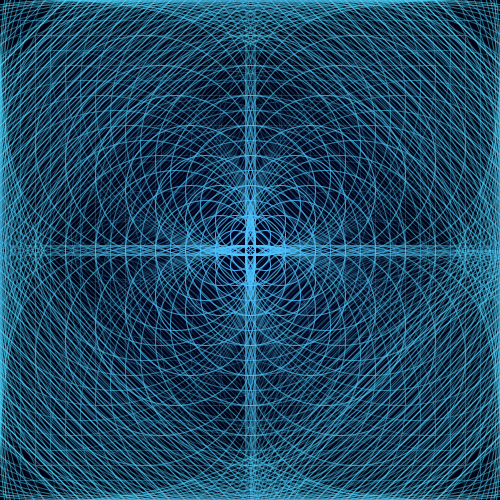
Frame 1 (no input)
Frame 60 (the mouse pressed at the canvas centre just before this capture): identical to frame 1, image omitted
Frame 120 (the mouse held since frame 60 and released just before this capture): identical to frame 1, image omitted

The Processing sketch that drew this single still picture (run headless with seeded random() and noise(); from frame 60 on, the mouse is pressed at the canvas centre):

// Processing sketch: processing_31917
// ── processing_31917.pde

int xPos = 0;
int yPos = 0;

int xPos2 = 490;
int yPos2 = 0;
int xPos3 = 0;
int yPos3 = 490;
int xPos4 = 490;
int yPos4 = 490;
int xPos5 = 245;
int yPos5 = 245;
int yPos6 = 245;
int xPos7 = 245;
int xPos8 = 245;
int yPos8 = 245;
int xCPos = 250;
int yCPos = 250;
int xCPos2 = 250;
int yCPos2 = 250;

int quadXPos1 = 240;
int quadYPos1 = 240;
int quadXPos2 = 260;
int quadYPos2 = 260;
int quadXPos3 = 260;
int quadYPos3 = 260;
int quadXPos4 = 240;
int quadYPos4 = 240;

int quad2XPos1 = 260;
int quad2YPos1 = 260;
int quad2XPos2 = 240;
int quad2YPos2 = 240;
int quad2XPos3 = 240;
int quad2YPos3 = 240;
int quad2XPos4 = 260;
int quad2YPos4 = 260;

int quad3XPos1 = 260; 
int quad3YPos1 = 240; //225
int quad3XPos2 = 260; //275
int quad3YPos2 = 240;
int quad3XPos3 = 240; 
int quad3YPos3 = 260; //275
int quad3XPos4 = 240; //225
int quad3YPos4 = 260;

int quad4XPos1 = 240;
int quad4YPos1 = 260;
int quad4XPos2 = 240;
int quad4YPos2 = 260;
int quad4XPos3 = 260;
int quad4YPos3 = 240;
int quad4XPos4 = 260;
int quad4YPos4 = 240;

int quad5XPos1 = 250;
int quad5YPos1 = 250;
int quad5XPos2 = 250;
int quad5YPos2 = 250;
int quad5XPos3 = 250;
int quad5YPos3 = 250;
int quad5XPos4 = 250;
int quad5YPos4 = 250;

int shapeSize = 10;
int count = 0;
int trans = 255;
int trans2 = 1;

void setup(){
  size(500, 500);
  background(2);
  fill(0,90,212,2);
  smooth();
  fill(0,90,212,2);
  rectMode(CENTER);
  frameRate(10);
}

void draw(){
  
  while (count<30){
    stroke(77,218,255,trans2);
    ellipse (250,250,shapeSize,shapeSize);
    fill(0,90,212,1);
    rect (250,250,shapeSize,shapeSize);
    noFill();
    quad (quadXPos1,quadYPos1,quadXPos2,quadYPos2,quadXPos3,quadYPos3,quadXPos4,quadYPos4);
    quad (quad2XPos1,quad2YPos1,quad2XPos2,quad2YPos2,quad2XPos3,quad2YPos3,quad2XPos4,quad2YPos4);
    quad (quad3XPos1,quad3YPos1,quad3XPos2,quad3YPos2,quad3XPos3,quad3YPos3,quad3XPos4,quad3YPos4);
    quad (quad4XPos1,quad4YPos1,quad4XPos2,quad4YPos2,quad4XPos3,quad4YPos3,quad4XPos4,quad4YPos4);
    quad (quad5XPos1,quad5YPos1,quad5XPos2,quad5YPos2,quad5XPos3,quad5YPos3,quad5XPos4,quad5YPos4);

     quadXPos1 = quadXPos1;
     quadYPos1 = quadYPos1 -15;
     quadXPos2 = quadXPos2 +15;
     quadYPos2 = quadYPos2;
     quadXPos3 = quadXPos3;
     quadYPos3 = quadYPos3 +15;
     quadXPos4 = quadXPos4 -15;
     quadYPos4 = quadYPos4;
     
     quad2XPos1 = quad2XPos1;
     quad2YPos1 = quad2YPos1 -15;
     quad2XPos2 = quad2XPos2 +15;
     quad2YPos2 = quad2YPos2;
     quad2XPos3 = quad2XPos3;
     quad2YPos3 = quad2YPos3 +15;
     quad2XPos4 = quad2XPos4 -15;
     quad2YPos4 = quad2YPos4;
     
     quad3XPos1 = quad3XPos1;
     quad3YPos1 = quad3YPos1 -15;
     quad3XPos2 = quad3XPos2 +15;
     quad3YPos2 = quad3YPos2;
     quad3XPos3 = quad3XPos3;
     quad3YPos3 = quad3YPos3 +15;
     quad3XPos4 = quad3XPos4 -15;
     quad3YPos4 = quad3YPos4;
     
     quad4XPos1 = quad4XPos1;
     quad4YPos1 = quad4YPos1 -15;
     quad4XPos2 = quad4XPos2 +15;
     quad4YPos2 = quad4YPos2;
     quad4XPos3 = quad4XPos3;
     quad4YPos3 = quad4YPos3 +15;
     quad4XPos4 = quad4XPos4 -15;
     quad4YPos4 = quad4YPos4;
     
     quad5XPos1 = quad5XPos1;
     quad5YPos1 = quad5YPos1 -15;
     quad5XPos2 = quad5XPos2 +15;
     quad5YPos2 = quad5YPos2;
     quad5XPos3 = quad5XPos3;
     quad5YPos3 = quad5YPos3 +15;
     quad5XPos4 = quad5XPos4 -15;
     quad5YPos4 = quad5YPos4;
     
     noFill();
     
    ellipseMode(CORNER);
    ellipse (xPos,yPos,shapeSize,shapeSize);
    ellipse (xPos2,yPos2,shapeSize,shapeSize);
    ellipse (xPos3,yPos3,shapeSize,shapeSize);
    ellipse (xPos4,yPos4,shapeSize,shapeSize);
    ellipseMode(CENTER);
    stroke(77,218,255,trans);
    ellipse (250,250,shapeSize,shapeSize);
    ellipse (xCPos,250,shapeSize,shapeSize);
    ellipse (xCPos2,250,shapeSize,shapeSize);
    ellipse (250,yCPos,shapeSize,shapeSize);
    ellipse (250,yCPos2,shapeSize,shapeSize);
    ellipseMode(CORNER);
    ellipse (xPos5,yPos5,shapeSize,shapeSize);
    ellipse (xPos5,yPos6,shapeSize,shapeSize);
    ellipse (xPos7,yPos5,shapeSize,shapeSize);
    ellipse (xPos8,yPos8,shapeSize,shapeSize);
     
    shapeSize = shapeSize+30;
    trans = trans - 15;
    trans2 = trans2 + 5;
    xPos2 = xPos2 - 30;
    yPos3 = yPos3 - 30;
    xPos4 = xPos4 - 30;
    yPos4 = yPos4 - 30;
    yPos6 = yPos6 - 30;
    xPos7 = xPos7 - 30;
    xPos8 = xPos8 - 30;
    yPos8 = yPos8 - 30;
    xCPos = xCPos + 15;
    yCPos = yCPos + 15;
    xCPos2 = xCPos2 - 15;
    yCPos2 = yCPos2 - 15;
     
    count++;
  }
  xPos = xPos + 100;
  shapeSize = 10;

  
  if(xPos>500){
    xPos = xPos + 15;
    yPos = yPos + 70;
    xPos = 0;
    
  }
  if(yPos>500){
    xPos=0;
    yPos=0;
  }

}
